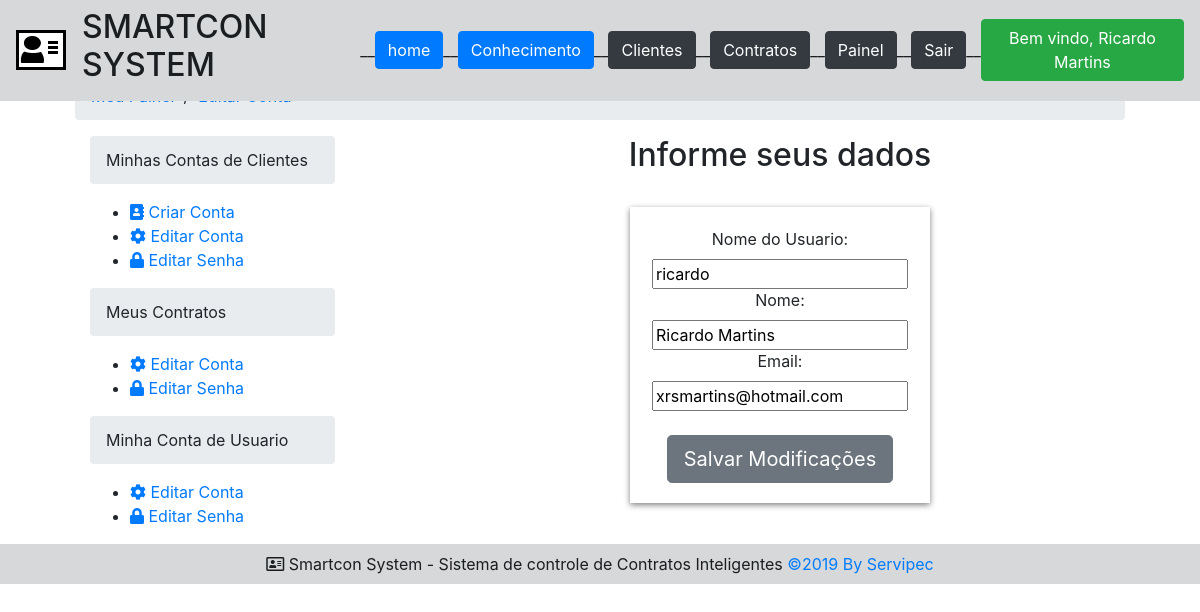
/editar/ (signed in), run on the app's committed database.
### usuario/models.py (models this page shows, shortened)
class Usuario(AbstractBaseUser,PermissionsMixin):
	username = models.CharField('Nome do Usuario', max_length=30,unique=True,default='')
	name = models.CharField('Nome',max_length=50,blank = True)
	email = models.EmailField('Email',default='')
	is_active = models.BooleanField('Esta ativo',blank=True,default=True)
	is_staff = models.BooleanField('Master',blank=True,default=False)
	salt = models.CharField('Salt',max_length=10)
	access = models.IntegerField(null=True, blank=True)
	ip_last = models.GenericIPAddressField(null=True, blank=True)
	date_joined = models.DateTimeField(
		'Criando em',auto_now_add=True
	)
	update_at = models.DateTimeField(
		'Atualizado em',auto_now=True
	)
	objects = UserManager()
	EMAIL_FIELD = 'email'
	USERNAME_FIELD = 'username'
	REQUIRED_FIELDS =  ['email']
	def __str__(self):
		return self.name or self.username
	class Meta:
		verbose_name = 'Usuário'
		verbose_name_plural = 'Usuários'
		ordering = ['name']

### usuario/views.py (the view)
# urls.py: path('editar/',views.editar ,name='editar'),
@login_required
def editar(request):
	template_name = 'editar.html'
	context = {}
	if request.method == 'POST':
		form = EditarConta(request.POST, instance=request.user)
		if form.is_valid():
			form.save()
			form = EditarConta(instance=request.user)
			context['success'] = True
	else:
		form = EditarConta(instance=request.user)
	context['form'] = form
	return render(request, template_name,context)

### usuario/forms.py (shortened to what this page needs)
class EditarConta(forms.ModelForm):
	class Meta:
		model = User
		fields = ['username','name','email']

### usuario/templates/editar.html (shortened to what this page needs)
{% extends "painel.html" %}
{% block breadcrumb %}
{{ block.super }}
<li><a href="#">Editar Conta</a></li>
{% endblock %}
{% block dash_content  %}
<h2 class="text-center">Informe seus dados</h2>
<form class="form-signin text-center" method="POST">
	<fieldset>
		<div class="account-wall col">
		  		{% for field in form %}
		  	<div class="control-group">
		  		{{ field.label_tag }}<br />
		  		{{ field }}
		  	</div>
		  	{% endfor %}
		  	<div class="control-group">
		  		<br />
		  		<button type="submit" class="btn btn-lg btn-secondary">
		  			Salvar Modificações
		  		</button>
		  	</div>
		 </div>
	</fieldset>
</form>
{% endblock %}

### sistema/templates/base.html (shortened to what this page needs)
<!doctype html>
{% load static %}
<html lang="pt-br">
<head>
    <link rel="stylesheet" href="https://use.fontawesome.com/releases/v5.6.3/css/all.css">
    <link rel="stylesheet" href="{% static 'css/fontawesome-all.css' %}">
    <link rel="stylesheet" href="{% static 'css/bootstrap.css' %}" />
    <link rel="stylesheet" href="{% static 'css/style.css' %}" />
</head>
<body>
    <div class="mainhead">
        <nav class="navbar navbar-expand-lg navbar-light alert-dark fixed-top">
            <img src="{% static 'img/cliente.png' %}" class="mr-3" alt="...">
            <h2> SMARTCON SYSTEM </h2>
            <div>__</div>
            <a href="{% url 'home' %}">
                <button class="btn  btn-primary">home</button>
            </a>
            <div>__</div>
            <a href="#">
                <button type="button" class="btn btn-primary">Conhecimento</button>
            </a>
            <div>__</div>
            {% if user.is_authenticated %}
            <a href="{% url 'cli:cliente' %}">
                <button type="button" class="btn btn-dark">Clientes</button>
            </a>
            <div>__</div>
            <a href="#">
                <button type="button" class="btn btn-dark">Contratos</button>
            </a>
            <div>__</div>
            <a href="{% url 'sis:painel' %}">
                <button type="button" class="btn btn-dark">Painel</button>
            </a>
            <div>__</div>
            <a href="{% url 'sis:logout' %}">
                <button type="button" class="btn btn-dark">Sair</button>
            </a>
            <div>__</div>
            <div class="btn btn-success">
                 Bem vindo, {{ user }}
            </div>
            {% else %}
            <a href="{% url 'sis:login' %}">
                <button type="button" class="btn btn-dark">Login</button>
            </a>
            {% endif %}
        </nav>
        <br /><br /><br />
    </div>
    <div class="mainbody">
        {% block content %}
        {% endblock %}
    </div>
    <div class="footer">
        <nav class="navbar navbar-expand-lg navbar-light alert-dark">
            <div class="footerline">
            <i class="far fa-address-card"></i>
            Smartcon System - Sistema de controle de Contratos Inteligentes
            <a href="https://www.servipec.com.br" target="Servipec">&copy;2019 By  Servipec</a>
            </div>
        </nav>
    </div>
</body>
</html>

### sistema/static/css/style.css (style rules this page uses)
.mainbody { width:1050px; margin: 0 auto 0 auto; padding:0; }
.footerline { width:1050px; margin: 0 auto 0 auto; padding:0; text-align: center; }
.form-signin { max-width: 330px; padding: 15px; margin: 0 auto; }
.form-signin input[type="text"] { margin-bottom: -1px; }
.account-wall { margin-top: 10px; padding: 20px 0px 20px 0px; background-color: white; -moz-box-shadow: 0px 2px 2px rgba(0, 0, 0, 0.3); -webkit-box-shadow: 0px 2px 2px rgba(0, 0, 0, 0.3); box-shadow:0px 2px 6px gray; }

### data on the page
Usuario: name "Ricardo Martins", form "ricardo" "Ricardo Martins" "xrsmartins@hotmail.com"

### other printed values
{{ field.label_tag }} "Nome do Usuario:" "Nome:" "Email:"
